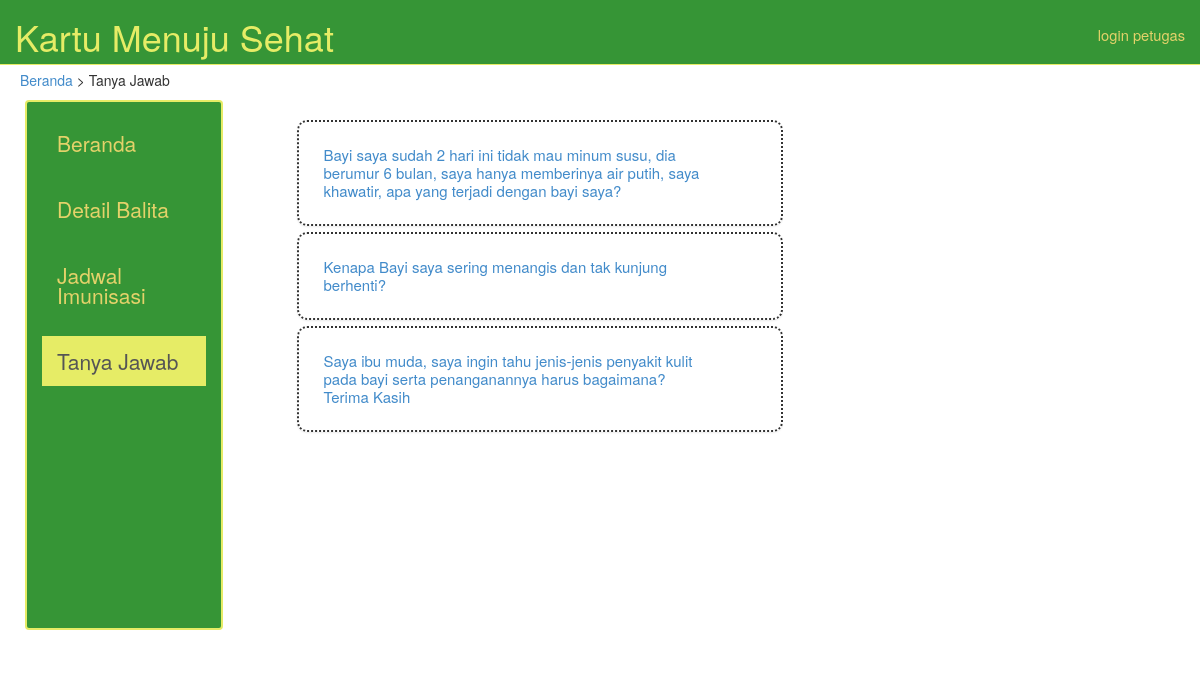
The page /index.php/tanya_jawab on the database its author committed.
### tables this page shows
CREATE TABLE IF NOT EXISTS `faq` (
  `ID FAQ` varchar(3) NOT NULL,
  `ID Petugas` varchar(3) DEFAULT NULL,
  `Pertanyaan` varchar(1024) NOT NULL,
  `Jawaban` varchar(1024) DEFAULT NULL
);

### application/controllers/tanya_jawab.php (called while the page is built)
<?php if ( ! defined('BASEPATH')) exit('No direct script access allowed');
class Tanya_jawab extends CI_Controller {
	public function index()	{
		$data["title"] = "Tanya Jawab";
		$data["user"] = "pengguna";
		$this->load->view('header', $data);
		$data1["nav"][0] = "";
		$data1["nav"][1] = "";
		$data1["nav"][2] = "";
		$data1["nav"][3] = " class=\"active\"";
		$this->load->view('navbar_pengguna', $data1);
		$data2["user"] = "pengguna";
		$this->load->model("faq");
		$fq = $this->faq->ambil();
		$data2["faq"] = $fq;
		$this->load->view('tanya_jawab_view', $data2);
		$this->load->view('footer');
	}
}

### index.php (called while the page is built, shortened)
<?php
require_once BASEPATH.'core/CodeIgniter.php';

### application/models/faq.php (called while the page is built)
<?php if ( ! defined('BASEPATH')) exit('No direct script access allowed');
Class Faq extends CI_Model {
	function ambil() {
		$this->db->from("faq");
		$result = $this->db->get();
		return $result;
	}
}

### application/views/tanya_jawab_view.php (the view, shortened to what this page needs)
				<div class="col-md-5">
					<div id="faq">
						<ul id="basics" class="cd-faq-group">
<?php foreach ($faq->result() as $row)
	{
?>
							<li>
								<a class="cd-faq-trigger" href="#0"><?= $row->Pertanyaan ?></a>
							</li>
<?php
	}
?>
						</ul>
					</div>
				</div>
			</div>
		</div>

### application/views/header.php (shortened to what this page needs)
<!DOCTYPE HTML>
<html>
	<head>
		<link rel="stylesheet" type="text/css" href="<?php echo base_url(); ?>css/bootstrap.css">
		<link rel="stylesheet" href="<?php echo base_url(); ?>css/jquery-ui.css" type="text/css" />
		<link rel="stylesheet" type="text/css" href="<?php echo base_url(); ?>css/sweetalert.css">
		<link rel="stylesheet" href="<?php echo base_url(); ?>css/fullcalendar.css" type="text/css" />
		<link rel="stylesheet" href="<?php echo base_url(); ?>css/fullcalendar.print.css" type="text/css" media='print' />
		<link rel="stylesheet" href="<?php echo base_url(); ?>css/morris.css" type="text/css" />
		<link rel="stylesheet" href="<?php echo base_url(); ?>css/anythingslider.css" type="text/css" />
		<link rel="stylesheet" href="<?php echo base_url(); ?>css/new.faq.style.css" type="text/css" />
	</head>
	<body>
		<nav class="navbar navbar-default navbar-fixed-top" role="navigation" id="my-header">
			<div class="container-fluid">
				<div class="navbar-header">
<?php
	if ($user != "pengguna") {
?>
					<a class="navbar-brand" href="<?php echo base_url(); ?>biodata_balita"><h1>Kartu Menuju Sehat</h1></a>
<?php
	} else {
?>
					<a class="navbar-brand" href="<?php echo base_url(); ?>beranda"><h1>Kartu Menuju Sehat</h1></a>
<?php
	}
?>
				</div>
				<div class="collapse navbar-collapse" id="bs-example-navbar-collapse-1">
					<ul class="nav navbar-nav navbar-right">
						<li id="user"><a href="<?php echo base_url(); ?>../kms-online">login petugas</a></li>
					</ul>
				</div>
			</div>
		</nav>
		<div id="content">
			<div id="position-bar">
<?php
	if ($user != "pengguna") {
?>
				<a href="<?php echo base_url(); ?>biodata_balita">Beranda</a> > <?=$title?>
<?php
	} else {
		if ($title == "Beranda") {
?>
				<?=$title?>
<?php
		} else if ($title == "Saran") {
?>
				<a href="<?php echo base_url(); ?>beranda">Beranda</a> > <a href="<?php echo base_url(); ?>detail_balita">Detail Balita</a> > <?=$title?>
<?php
		} else {
?>
				<a href="<?php echo base_url(); ?>beranda">Beranda</a> > <?=$title?>
<?php
		}
	}
?>
			</div>
			<div class="row">

### application/views/navbar_pengguna.php
<div class="col-md-2 navbar navbar-default" id="navbar">
	<ul class="nav navbar-nav navbar-left">
		<li<?=$nav[0]?>>
			<a href="<?php echo base_url(); ?>beranda">
				Beranda
			</a>
		</li>
		<li<?=$nav[1]?>>
			<a href="<?php echo base_url(); ?>detail_balita">
				Detail Balita
			</a>
		</li>
		<li<?=$nav[2]?>>
			<a href="<?php echo base_url(); ?>jadwal_imunisasi">
				Jadwal Imunisasi
			</a>
		</li>
		<li<?=$nav[3]?>>
			<a href="<?php echo base_url(); ?>tanya_jawab">
				Tanya Jawab
			</a>
		</li>
	</ul>
</div>
<div class="col-md-1">
</div>

### application/views/footer.php
	</body>
</html>

### css/new.faq.style.css (style rules this page uses)
.cd-faq-group { display: none; }
@media only screen and (min-width: 768px) { .cd-faq-group { display: block; } }
@media only screen and (min-width: 768px) { .cd-faq-group > li { background: #ffffff; margin-bottom: 6px; box-shadow: 0 1px 2px rgba(0, 0, 0, 0.08); -webkit-transition: box-shadow 0.2s; -moz-transition: box-shadow 0.2s; transition: box-shadow 0.2s; } }
.cd-faq-trigger { position: relative; display: block; margin: 1.6em 0 .4em; line-height: 1.2; }
@media only screen and (min-width: 768px) { .cd-faq-trigger { font-size: 24px; font-size: 1.5rem; font-weight: 300; margin: 0; padding: 24px 72px 24px 24px; } }
@media only screen and (min-width: 768px) { .cd-faq-trigger::before, .cd-faq-trigger::after { position: absolute; right: 24px; top: 50%; height: 2px; width: 13px; background: #cfdca0; -webkit-backface-visibility: hidden; backface-visibility: hidden; -webkit-transition-property: -webkit-transform; -moz-transition-property: -moz-transform; transition-property: transform; -webkit-transition-duration: 0.2s; -moz-transition-duration: 0.2s; transition-duration: 0.2s; } }
@media only screen and (min-width: 768px) { .cd-faq-trigger::before { -webkit-transform: rotate(45deg); -moz-transform: rotate(45deg); -ms-transform: rotate(45deg); -o-transform: rotate(45deg); transform: rotate(45deg); right: 32px; } }
@media only screen and (min-width: 768px) { .cd-faq-trigger::after { -webkit-transform: rotate(-45deg); -moz-transform: rotate(-45deg); -ms-transform: rotate(-45deg); -o-transform: rotate(-45deg); transform: rotate(-45deg); } }

### application/views/header.php (style rules this page uses)
h1 { margin-top: 2px; margin-bottom: 2px; }
#my-header { height:65px; }
#user { margin-top: 10px; font-size: 1.05em; }
#content { margin-top: 70px; margin-left: 20px; margin-right: 20px; margin-bottom: 20px; height: auto; }
#position-bar { margin-top: 10px; margin-bottom: 10px; }
#navbar { border-style: solid; border-width: 2px; margin-left: 20px; margin-right: -20px; height: 530px; }
#navbar ul li { width: 100%; margin-top: 16px; font-size: 1.5em; }
#faq { margin-left: -60px; height: 500px; overflow: auto; }
#basics { list-style-type: none; }
#basics li { border: 2px; border-style: dotted; border-radius: 10px; }

### rows shown on the page
faq: Pertanyaan "Bayi saya sudah 2 hari ini tidak mau minum susu, dia berumur 6 bulan, saya hanya memberinya air putih, saya khawatir, apa yang terjadi dengan bayi saya?"
faq: Pertanyaan "Kenapa Bayi saya sering menangis dan tak kunjung berhenti?"
faq: Pertanyaan "Saya ibu muda, saya ingin tahu jenis-jenis penyakit kulit pada bayi serta penanganannya harus bagaimana? Terima Kasih"

### other values the page prints
$title "Tanya Jawab"
